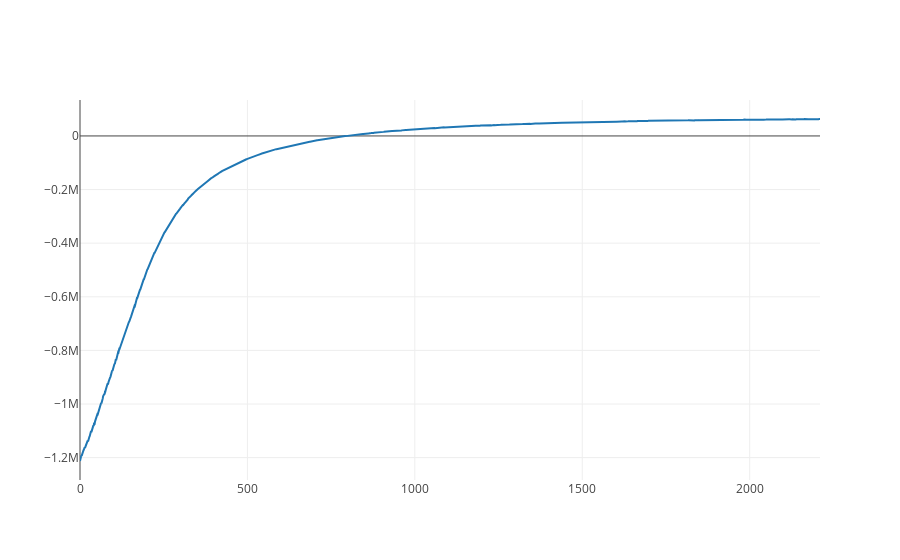

Here is the notebook cell this chart was saved with:
### Code cell
iplot([go.Scatter(x = range(len(inf_svi.elbos)), y = inf_svi.elbos)])

### Figure 1 — Plotly figure (JSON) as saved in the notebook; plotly's stock layout.template omitted (floating-point values rounded to 4 significant figures; data arrays with more than 128 entries replaced by an {"elided": "..."} marker saying what was removed)
{"data": [{"type": "scatter", "x": {"elided": "2211 int values"}, "y": {"elided": "2211 float values"}}], "layout": {}}
